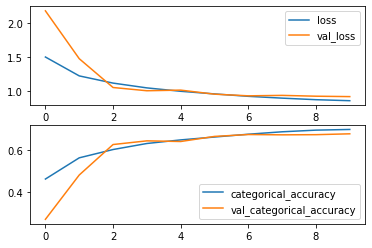

Recreate this plot in Python.
import numpy as np
import pickle
import tensorflow as tf
from tensorflow.keras import layers
import matplotlib.pyplot as plt
import random
import os

beta = 1
x_size=32
y_size=32

names = ['airplane', 'automobile', 'bird', 'cat', 'deer', 'dog', 'frog', 'horse', 'ship', 'truck']

def load_data(filename):
    with open(filename, 'rb') as f:
        res = pickle.load(f, encoding='bytes')
    data = np.array(res[b'data']).reshape(-1, 3, x_size, y_size)
    data = np.moveaxis(data, 1, -1)
    labels = res[b'labels']
    return (data, labels)

def to_vector(id=None):
    l = np.zeros(10)
    if id is not None:
        l[id] = 1
    return l

def cut_from_image(data, i, x, y):
    p, q = np.random.randint(0, x_size-x+1), np.random.randint(0, y_size-y+1)
    return (data[i][0][p:p+x, q:q+y], x*y/x_size/y_size)

def data_generator(n, batch_size):
    data = []
    for i in range(1, 5):
        data+=list(zip(*load_data('cifar/data_batch_' + str(i))))
        if len(data) >= n:
            break
    data = data[:n]
    
    while True:
        imgs = []
        labels = []
        ids = np.random.randint(0, len(data), (batch_size, 4))
        xs = (x_size*np.random.beta(beta, beta, (batch_size,))).astype(np.int)
        ys = (y_size*np.random.beta(beta, beta, (batch_size,))).astype(np.int)
        for i in range(batch_size):
            l = to_vector()
            arr = [[]]*4
            arr[0] = cut_from_image(data, ids[i][0], xs[i], ys[i])
            arr[1] = cut_from_image(data, ids[i][1], x_size-xs[i], ys[i])
            arr[2] = cut_from_image(data, ids[i][2], xs[i], y_size-ys[i])
            arr[3] = cut_from_image(data, ids[i][3], x_size-xs[i], y_size-ys[i])
            img = np.concatenate((np.concatenate((arr[0][0], arr[1][0])), np.concatenate((arr[2][0], arr[3][0]))), axis=1)
            for j in range(4):
                l+=to_vector(data[ids[i][j]][1])*arr[j][1]
            imgs.append(img)
            labels.append(l)
        yield (np.array(imgs), np.array(labels))

def visualise_data(img, label):
    plt.imshow(img)
    for i in range(10):
        if lab[i] > 0:
            print(lab[i], names[i])
    plt.show()

def get_val_data(n):
    data = load_data('cifar/data_batch_5')
    for i in range(n):
       data[1][i] = to_vector(data[1][i])
    return (np.array(data[0][:n]), np.array(data[1][:n]))

def conv_block(x, filters, kernel_size, strides, padding='same', regularizer=None, dropout=False):
    x = layers.Conv2D(filters, kernel_size, strides, padding, kernel_regularizer=regularizer)(x)
    if dropout != False:
        x = tf.keras.layers.Dropout(dropout)(x)
    x = layers.ReLU()(x)
    return x

def get_model():
    regularizer = tf.keras.regularizers.l2(1e-4)
    inp = tf.keras.Input(shape=(32, 32, 3))
    x = conv_block(inp, 4, 3, 1, regularizer=regularizer)
    x = conv_block(x, 8, 3, 2, regularizer=regularizer)
    x = conv_block(x, 8, 3, 1, regularizer=regularizer)
    x = conv_block(x, 16, 3, 2, regularizer=regularizer)
    x = conv_block(x, 16, 3, 1, regularizer=regularizer)
    x = conv_block(x, 32, 3, 2, regularizer=regularizer)
    x = conv_block(x, 32, 3, 1, regularizer=regularizer)
    x = conv_block(x, 64, 3, 2, regularizer=regularizer)
    x = layers.Flatten()(x)
    x = layers.Dense(100, activation='relu', kernel_regularizer=regularizer)(x)
    x = layers.Dense(10, activation='softmax', kernel_regularizer=regularizer)(x)
    model = tf.keras.Model(inputs=inp, outputs=x)
    return model

# g = data_generator(100, 2)
# a = next(g)
# img = a[0][0]
# lab = a[1][0]
# visualise_data(img, lab)

model_path = 'ricap.h5'
if False and os.path.isfile(model_path):
    model = tf.keras.models.load_model(model_path)
else:
    model = get_model()

train_n = 40000
val_n = 10000
epochs = 10
batch_size = 128

model.compile(  optimizer = tf.keras.optimizers.Adam(1e-3),
                loss = tf.keras.losses.CategoricalCrossentropy(),
                metrics=[tf.keras.metrics.CategoricalAccuracy()])
history = model.fit_generator(data_generator(train_n, batch_size),
        validation_data=get_val_data(val_n), epochs=epochs,
        steps_per_epoch=train_n//batch_size)

model.save(model_path)


fig, axs = plt.subplots(2, 1)
def draw(i, name):
    axs[i].plot(np.arange(epochs), history.history[name], label=name)
draw(0, 'loss')
draw(0, 'val_loss')
axs[0].legend()
draw(1, 'categorical_accuracy')
draw(1, 'val_categorical_accuracy')
axs[1].legend()
plt.savefig('ricap.pdf')
